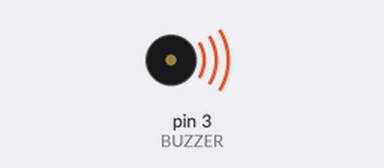
Simulated run of this sketch. Board: Arduino Uno, built with avr-gcc and run on an emulated ATmega328P. On the bench: buzzer (waves = sounding).

Above: at 0.1 s.
At 3.1 s:
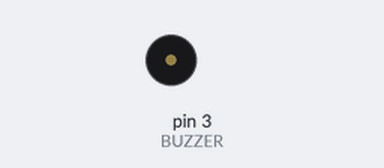
Timing chart, 0 to 4.6 s (numbered marks = the images above):
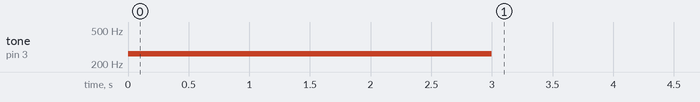

The sketch:

Buzzer_04_03.ino
```cpp
int BUZZER = 3;  //버저 변수선언, 3번 할당.

void setup() {
  tone(BUZZER, 262);  //tone함수를 이용해 BUZZER핀에 주파수값 도.

  delay(3000);

  noTone(BUZZER);  //꺼라.
}

void loop() {

}
```
